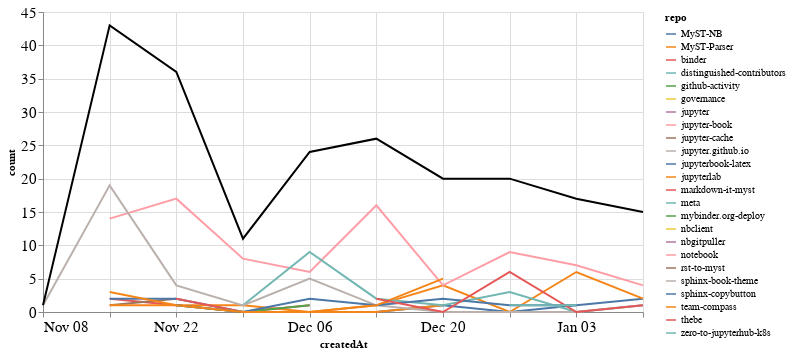

Notebook code for this chart:
### Markdown cell above
### Comments

### Code cell
comments_time = comments.groupby('repo').resample('W', on='createdAt').count()['author'].reset_index()
comments_time = comments_time.rename(columns={'author': 'count'})
comments_time_total = comments_time.groupby('createdAt').agg({"count": "sum"}).reset_index()
ch1 = alt.Chart(comments_time, width=600).mark_line().encode(
    x='createdAt',
    y='count',
    color='repo',
    tooltip="repo"
)

ch2 = alt.Chart(comments_time_total, width=600).mark_line(color="black").encode(
    x='createdAt',
    y='count',
)

ch1 + ch2

### Figure 1 — Vega-Lite specification as saved in the notebook (floating-point values rounded to 4 significant figures)
{"config": {"axisLeft": {"labelFontSize": 15}, "axisBottom": {"labelFontSize": 15}}, "layer": [{"data": {"name": "data-4a79112b77277ffce08eaa300e747829"}, "mark": "line", "encoding": {"color": {"type": "nominal", "field": "repo"}, "tooltip": {"type": "nominal", "field": "repo"}, "x": {"type": "temporal", "field": "createdAt"}, "y": {"type": "quantitative", "field": "count"}}, "width": 600}, {"data": {"name": "data-c498e3a7ccf9eef995693344dc8422fb"}, "mark": {"type": "line", "color": "black"}, "encoding": {"x": {"type": "temporal", "field": "createdAt"}, "y": {"type": "quantitative", "field": "count"}}, "width": 600}], "$schema": "https://vega.github.io/schema/vega-lite/v4.8.1.json", "datasets": {"data-4a79112b77277ffce08eaa300e747829": [{"repo": "MyST-NB", "createdAt": "2020-11-22T00:00:00", "count": 2}, {"repo": "MyST-NB", "createdAt": "2020-11-29T00:00:00", "count": 0}, {"repo": "MyST-NB", "createdAt": "2020-12-06T00:00:00", "count": 0}, {"repo": "MyST-NB", "createdAt": "2020-12-13T00:00:00", "count": 0}, {"repo": "MyST-NB", "createdAt": "2020-12-20T00:00:00", "count": 1}, {"repo": "MyST-NB", "createdAt": "2020-12-27T00:00:00", "count": 0}, {"repo": "MyST-NB", "createdAt": "2021-01-03T00:00:00", "count": 1}, {"repo": "MyST-NB", "createdAt": "2021-01-10T00:00:00", "count": 2}, {"repo": "MyST-Parser", "createdAt": "2020-11-22T00:00:00", "count": 1}, {"repo": "MyST-Parser", "createdAt": "2020-11-29T00:00:00", "count": 0}, {"repo": "MyST-Parser", "createdAt": "2020-12-06T00:00:00", "count": 0}, {"repo": "MyST-Parser", "createdAt": "2020-12-13T00:00:00", "count": 1}, {"repo": "MyST-Parser", "createdAt": "2020-12-20T00:00:00", "count": 4}, {"repo": "MyST-Parser", "createdAt": "2020-12-27T00:00:00", "count": 0}, {"repo": "MyST-Parser", "createdAt": "2021-01-03T00:00:00", "count": 6}, {"repo": "MyST-Parser", "createdAt": "2021-01-10T00:00:00", "count": 2}, {"repo": "binder", "createdAt": "2020-11-15T00:00:00", "count": 2}, {"repo": "binder", "createdAt": "2020-11-22T00:00:00", "count": 1}, {"repo": "distinguished-contributors", "createdAt": "2020-12-20T00:00:00", "count": 1}, {"repo": "github-activity", "createdAt": "2020-12-13T00:00:00", "count": 1}, {"repo": "governance", "createdAt": "2020-11-22T00:00:00", "count": 1}, {"repo": "jupyter", "createdAt": "2020-12-20T00:00:00", "count": 1}, {"repo": "jupyter-book", "createdAt": "2020-11-15T00:00:00", "count": 14}, {"repo": "jupyter-book", "createdAt": "2020-11-22T00:00:00", "count": 17}, {"repo": "jupyter-book", "createdAt": "2020-11-29T00:00:00", "count": 8}, {"repo": "jupyter-book", "createdAt": "2020-12-06T00:00:00", "count": 6}, {"repo": "jupyter-book", "createdAt": "2020-12-13T00:00:00", "count": 16}, {"repo": "jupyter-book", "createdAt": "2020-12-20T00:00:00", "count": 4}, {"repo": "jupyter-book", "createdAt": "2020-12-27T00:00:00", "count": 9}, {"repo": "jupyter-book", "createdAt": "2021-01-03T00:00:00", "count": 7}, {"repo": "jupyter-book", "createdAt": "2021-01-10T00:00:00", "count": 4}, {"repo": "jupyter-cache", "createdAt": "2020-11-15T00:00:00", "count": 1}, {"repo": "jupyter-cache", "createdAt": "2020-11-22T00:00:00", "count": 2}, {"repo": "jupyter.github.io", "createdAt": "2021-01-10T00:00:00", "count": 2}, {"repo": "jupyterbook-latex", "createdAt": "2020-11-15T00:00:00", "count": 2}, {"repo": "jupyterbook-latex", "createdAt": "2020-11-22T00:00:00", "count": 2}, {"repo": "jupyterlab", "createdAt": "2020-11-15T00:00:00", "count": 1}, {"repo": "jupyterlab", "createdAt": "2020-11-22T00:00:00", "count": 1}, {"repo": "jupyterlab", "createdAt": "2020-11-29T00:00:00", "count": 1}, {"repo": "jupyterlab", "createdAt": "2020-12-06T00:00:00", "count": 0}, {"repo": "jupyterlab", "createdAt": "2020-12-13T00:00:00", "count": 0}, {"repo": "jupyterlab", "createdAt": "2020-12-20T00:00:00", "count": 1}, {"repo": "markdown-it-myst", "createdAt": "2020-11-22T00:00:00", "count": 2}, {"repo": "markdown-it-myst", "createdAt": "2020-11-29T00:00:00", "count": 0}, {"repo": "markdown-it-myst", "createdAt": "2020-12-06T00:00:00", "count": 1}, {"repo": "meta", "createdAt": "2020-11-29T00:00:00", "count": 1}, {"repo": "meta", "createdAt": "2020-12-06T00:00:00", "count": 9}, {"repo": "meta", "createdAt": "2020-12-13T00:00:00", "count": 2}, {"repo": "meta", "createdAt": "2020-12-20T00:00:00", "count": 1}, {"repo": "meta", "createdAt": "2020-12-27T00:00:00", "count": 3}, {"repo": "meta", "createdAt": "2021-01-03T00:00:00", "count": 0}, {"repo": "meta", "createdAt": "2021-01-10T00:00:00", "count": 1}, {"repo": "mybinder.org-deploy", "createdAt": "2020-11-22T00:00:00", "count": 1}, {"repo": "mybinder.org-deploy", "createdAt": "2020-11-29T00:00:00", "count": 0}, {"repo": "mybinder.org-deploy", "createdAt": "2020-12-06T00:00:00", "count": 1}, {"repo": "nbclient", "createdAt": "2020-12-13T00:00:00", "count": 1}, {"repo": "nbgitpuller", "createdAt": "2021-01-10T00:00:00", "count": 2}, {"repo": "notebook", "createdAt": "2020-11-15T00:00:00", "count": 1}, {"repo": "rst-to-myst", "createdAt": "2021-01-03T00:00:00", "count": 1}, {"repo": "sphinx-book-theme", "createdAt": "2020-11-08T00:00:00", "count": 1}, {"repo": "sphinx-book-theme", "createdAt": "2020-11-15T00:00:00", "count": 19}, {"repo": "sphinx-book-theme", "createdAt": "2020-11-22T00:00:00", "count": 4}, {"repo": "sphinx-book-theme", "createdAt": "2020-11-29T00:00:00", "count": 1}, {"repo": "sphinx-book-theme", "createdAt": "2020-12-06T00:00:00", "count": 5}, {"repo": "sphinx-book-theme", "createdAt": "2020-12-13T00:00:00", "count": 1}, {"repo": "sphinx-book-theme", "createdAt": "2020-12-20T00:00:00", "count": 0}, {"repo": "sphinx-book-theme", "createdAt": "2020-12-27T00:00:00", "count": 0}, {"repo": "sphinx-book-theme", "createdAt": "2021-01-03T00:00:00", "count": 0}, {"repo": "sphinx-book-theme", "createdAt": "2021-01-10T00:00:00", "count": 1}, {"repo": "sphinx-copybutton", "createdAt": "2020-11-22T00:00:00", "count": 1}, {"repo": "sphinx-copybutton", "createdAt": "2020-11-29T00:00:00", "count": 0}, {"repo": "sphinx-copybutton", "createdAt": "2020-12-06T00:00:00", "count": 2}, {"repo": "sphinx-copybutton", "createdAt": "2020-12-13T00:00:00", "count": 1}, {"repo": "sphinx-copybutton", "createdAt": "2020-12-20T00:00:00", "count": 2}, {"repo": "sphinx-copybutton", "createdAt": "2020-12-27T00:00:00", "count": 1}, {"repo": "sphinx-copybutton", "createdAt": "2021-01-03T00:00:00", "count": 1}, {"repo": "team-compass", "createdAt": "2020-11-15T00:00:00", "count": 3}, {"repo": "team-compass", "createdAt": "2020-11-22T00:00:00", "count": 1}, {"repo": "team-compass", "createdAt": "2020-11-29T00:00:00", "count": 0}, {"repo": "team-compass", "createdAt": "2020-12-06T00:00:00", "count": 0}, {"repo": "team-compass", "createdAt": "2020-12-13T00:00:00", "count": 1}, {"repo": "team-compass", "createdAt": "2020-12-20T00:00:00", "count": 5}, {"repo": "thebe", "createdAt": "2020-12-13T00:00:00", "count": 2}, {"repo": "thebe", "createdAt": "2020-12-20T00:00:00", "count": 0}, {"repo": "thebe", "createdAt": "2020-12-27T00:00:00", "count": 6}, {"repo": "thebe", "createdAt": "2021-01-03T00:00:00", "count": 0}, {"repo": "thebe", "createdAt": "2021-01-10T00:00:00", "count": 1}, {"repo": "zero-to-jupyterhub-k8s", "createdAt": "2020-12-27T00:00:00", "count": 1}, {"repo": "zero-to-jupyterhub-k8s", "createdAt": "2021-01-03T00:00:00", "count": 1}], "data-c498e3a7ccf9eef995693344dc8422fb": [{"createdAt": "2020-11-08T00:00:00", "count": 1}, {"createdAt": "2020-11-15T00:00:00", "count": 43}, {"createdAt": "2020-11-22T00:00:00", "count": 36}, {"createdAt": "2020-11-29T00:00:00", "count": 11}, {"createdAt": "2020-12-06T00:00:00", "count": 24}, {"createdAt": "2020-12-13T00:00:00", "count": 26}, {"createdAt": "2020-12-20T00:00:00", "count": 20}, {"createdAt": "2020-12-27T00:00:00", "count": 20}, {"createdAt": "2021-01-03T00:00:00", "count": 17}, {"createdAt": "2021-01-10T00:00:00", "count": 15}]}}
